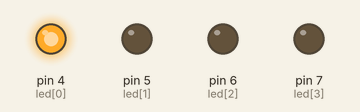
A sketch run on a simulated Arduino Uno, built with avr-gcc and run on an emulated ATmega328P. On the bench: output pins drawn as LEDs (lit = HIGH).

Above: at 0.1 s.
At 0.7 s:
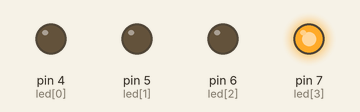
At 1.3 s:
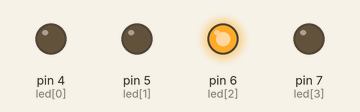
At 2.7 s:
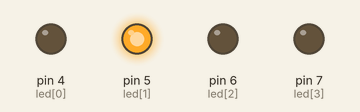
Timing chart, 0 to 3.0 s (numbered marks = the images above):
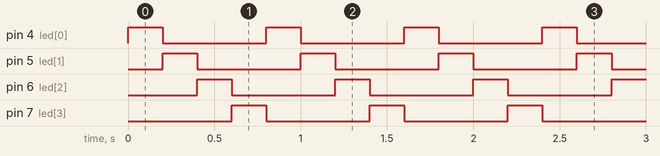

The sketch:

led_running.ino
```cpp
int led[4]={ 4,5,6,7};

void setup()
{
  for(int i=0; i<4; i++)
  {
    pinMode(led[i], OUTPUT);
  }
}

void loop()
{
  for(int i =0; i<4;i++)
  {
    digitalWrite(led[i], HIGH);
    delay(200);
    digitalWrite(led[i], LOW);
   }


}
```

Measured:
- by itself, pin 4 (led[0]), pin 5 (led[1]), pin 6 (led[2]), pin 7 (led[3]): alternates HIGH for 0.20 s and LOW for 0.60 s
- by itself, everything shown: repeats every 0.80 s, in 4 steps
